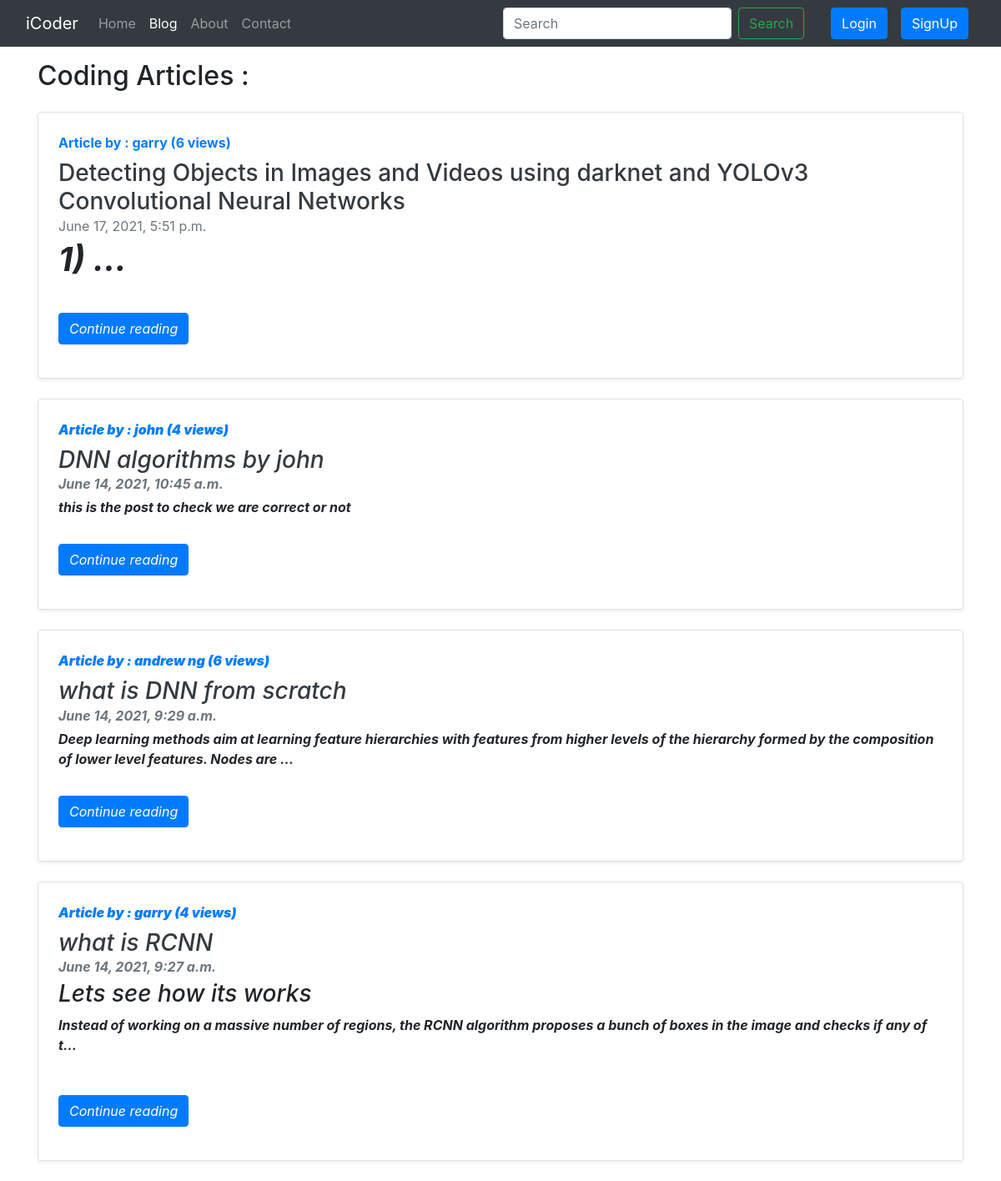
Screenshot of /blog/ with the database file from the repository.
### blog/models.py (models this page shows, shortened)
class Post(models.Model):
    sno = models.AutoField(primary_key=True)
    title = models.CharField(max_length=255)
    content = models.TextField()
    author = models.CharField(max_length=50)
    slug = models.CharField(max_length=150)
    views = models.IntegerField(default= 0)
    timestamp = models.DateTimeField(blank=True ,default=timezone.now)
    class Meta:
        ordering= ('-timestamp',)

### blog/views.py (the view)
# urls.py: path('', views.blogHome, name='blogHome'),
def blogHome(request):
    allposts = Post.objects.all()
    context = {'allposts':allposts}
    return render(request,'blog/blogHome.html',context)

### templates/blog/blogHome.html (shortened to what this page needs)
{% extends 'base.html' %}
{% block blogactive %} active {% endblock blogactive %}
{% block body %}
<div class="container my-3">
  <h2>Coding Articles : </h2>
  {% for post in allposts %}
  <div class="row no-gutters border rounded overflow-hidden flex-md-row my-4 shadow-sm h-md-250 position-relative">
    <div class="col p-4 d-flex flex-column position-static">
      <strong class="d-inline-block mb-2 text-primary">Article by : {{post.author}} ({{post.views}} views)</strong>
      <h3 class="mb-0"><a class="text-dark" href="/blog/{{post.slug}}"> {{post.title}}</a></h3>
      <div class="mb-1 text-muted">{{post.timestamp}}</div>
      <p class="card-text mb-auto"><div class="preview">{{post.content |safe| truncatechars:170}}</div></p>
      <div class="my-3">
        <a href="/blog/{{post.slug}}" role="button" class="btn btn-primary">Continue reading</a>
      </div>
    </div>
  </div>
  {% endfor %}
  {% endblock body %}

### rows the page displays
Post: author "garry", views "6", title "Detecting Objects in Images and Videos using darknet and YOLOv3 Convolutional Neural Networks", timestamp "June 17, 2021, 5:51 p.m.", content "1) …"
Post: author "john", views "4", title "DNN algorithms by john", timestamp "June 14, 2021, 10:45 a.m.", content "this is the post to check we are correct or not"
Post: author "andrew ng", views "6", title "what is DNN from scratch", timestamp "June 14, 2021, 9:29 a.m.", content "Deep learning methods aim at learning feature hierarchies with features from higher levels of the hierarchy formed by the composition of lower level features. Nodes are …"
Post: author "garry", views "4", title "what is RCNN", timestamp "June 14, 2021, 9:27 a.m.", content "Lets see how its works Instead of working on a massive number of regions, the RCNN algorithm proposes a bunch of boxes in the image and checks if any of t…"
